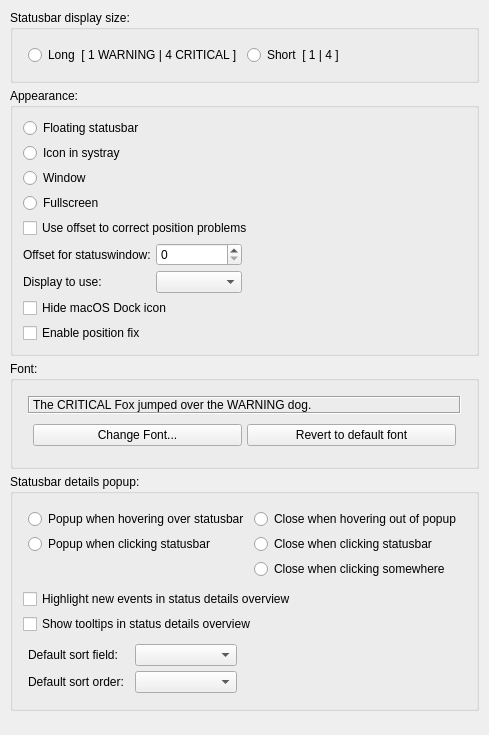
     <widget class="QWidget" name="tab_display">
      <property name="sizePolicy">
       <sizepolicy hsizetype="Minimum" vsizetype="Minimum">
        <horstretch>0</horstretch>
        <verstretch>0</verstretch>
       </sizepolicy>
      </property>
      <attribute name="title">
       <string>Display</string>
      </attribute>
      <layout class="QGridLayout" name="gridLayout_2">
       <property name="leftMargin">
        <number>10</number>
       </property>
       <property name="topMargin">
        <number>10</number>
       </property>
       <property name="rightMargin">
        <number>10</number>
       </property>
       <property name="bottomMargin">
        <number>10</number>
       </property>
       <property name="spacing">
        <number>5</number>
       </property>
       <item row="0" column="0">
        <widget class="QGroupBox" name="groupbox_display_size">
         <property name="sizePolicy">
          <sizepolicy hsizetype="Minimum" vsizetype="Minimum">
           <horstretch>0</horstretch>
           <verstretch>0</verstretch>
          </sizepolicy>
         </property>
         <property name="title">
          <string>Statusbar display size:</string>
         </property>
         <layout class="QHBoxLayout" name="horizontalLayout_5">
          <property name="spacing">
           <number>5</number>
          </property>
          <property name="leftMargin">
           <number>10</number>
          </property>
          <property name="topMargin">
           <number>10</number>
          </property>
          <property name="rightMargin">
           <number>10</number>
          </property>
          <property name="bottomMargin">
           <number>10</number>
          </property>
          <item>
           <layout class="QGridLayout" name="gridLayout_14">
            <property name="leftMargin">
             <number>5</number>
            </property>
            <property name="topMargin">
             <number>5</number>
            </property>
            <property name="rightMargin">
             <number>5</number>
            </property>
            <property name="bottomMargin">
             <number>5</number>
            </property>
            <property name="spacing">
             <number>5</number>
            </property>
            <item row="0" column="1">
             <widget class="QRadioButton" name="input_radiobutton_short_display">
              <property name="text">
               <string>Short  [ 1 | 4 ]</string>
              </property>
             </widget>
            </item>
            <item row="0" column="0">
             <widget class="QRadioButton" name="input_radiobutton_long_display">
              <property name="text">
               <string>Long  [ 1 WARNING | 4 CRITICAL ]</string>
              </property>
             </widget>
            </item>
           </layout>
          </item>
         </layout>
        </widget>
       </item>
       <item row="11" column="0">
        <spacer name="verticalSpacer_4">
         <property name="orientation">
          <enum>Qt::Vertical</enum>
         </property>
         <property name="sizeHint" stdset="0">
          <size>
           <width>0</width>
           <height>0</height>
          </size>
         </property>
        </spacer>
       </item>
       <item row="10" column="0">
        <widget class="QGroupBox" name="groupbox_detailed_summary_popup">
         <property name="sizePolicy">
          <sizepolicy hsizetype="Minimum" vsizetype="Minimum">
           <horstretch>0</horstretch>
           <verstretch>0</verstretch>
          </sizepolicy>
         </property>
         <property name="title">
          <string>Statusbar details popup:</string>
         </property>
         <layout class="QGridLayout" name="gridLayout_3">
          <property name="leftMargin">
           <number>10</number>
          </property>
          <property name="topMargin">
           <number>10</number>
          </property>
          <property name="rightMargin">
           <number>10</number>
          </property>
          <property name="bottomMargin">
           <number>10</number>
          </property>
          <property name="spacing">
           <number>5</number>
          </property>
          <item row="0" column="0" rowspan="2" colspan="2">
           <layout class="QGridLayout" name="gridLayout_13">
            <property name="leftMargin">
             <number>5</number>
            </property>
            <property name="topMargin">
             <number>5</number>
            </property>
            <property name="rightMargin">
             <number>5</number>
            </property>
            <property name="bottomMargin">
             <number>5</number>
            </property>
            <property name="spacing">
             <number>5</number>
            </property>
            <item row="1" column="1">
             <widget class="QRadioButton" name="input_radiobutton_close_details_clicking">
              <property name="text">
               <string>Close when clicking statusbar</string>
              </property>
              <attribute name="buttonGroup">
               <string notr="true">buttongroup_close_statusbar</string>
              </attribute>
             </widget>
            </item>
            <item row="1" column="0">
             <widget class="QRadioButton" name="input_radiobutton_popup_details_clicking">
              <property name="text">
               <string>Popup when clicking statusbar</string>
              </property>
              <attribute name="buttonGroup">
               <string notr="true">buttongroup_popup_statuswindow</string>
              </attribute>
             </widget>
            </item>
            <item row="0" column="0">
             <widget class="QRadioButton" name="input_radiobutton_popup_details_hover">
              <property name="text">
               <string>Popup when hovering over statusbar</string>
              </property>
              <attribute name="buttonGroup">
               <string notr="true">buttongroup_popup_statuswindow</string>
              </attribute>
             </widget>
            </item>
            <item row="0" column="1">
             <widget class="QRadioButton" name="input_radiobutton_close_details_hover">
              <property name="text">
               <string>Close when hovering out of popup</string>
              </property>
              <attribute name="buttonGroup">
               <string notr="true">buttongroup_close_statusbar</string>
              </attribute>
             </widget>
            </item>
            <item row="2" column="1">
             <widget class="QRadioButton" name="input_radiobutton_close_details_clicking_somewhere">
              <property name="text">
               <string>Close when clicking somewhere</string>
              </property>
              <attribute name="buttonGroup">
               <string notr="true">buttongroup_close_statusbar</string>
              </attribute>
             </widget>
            </item>
           </layout>
          </item>
          <item row="6" column="0" colspan="2">
           <widget class="QCheckBox" name="input_checkbox_highlight_new_events">
            <property name="text">
             <string>Highlight new events in status details overview</string>
            </property>
           </widget>
          </item>
          <item row="7" column="0" colspan="2">
           <widget class="QCheckBox" name="input_checkbox_show_tooltips">
            <property name="text">
             <string>Show tooltips in status details overview</string>
            </property>
           </widget>
          </item>
          <item row="8" column="0">
           <layout class="QGridLayout" name="gridLayout_15">
            <property name="leftMargin">
             <number>5</number>
            </property>
            <property name="topMargin">
             <number>5</number>
            </property>
            <property name="rightMargin">
             <number>5</number>
            </property>
            <property name="bottomMargin">
             <number>5</number>
            </property>
            <property name="spacing">
             <number>5</number>
            </property>
            <item row="0" column="1">
             <widget class="QComboBox" name="input_combobox_default_sort_field"/>
            </item>
            <item row="0" column="0">
             <widget class="QLabel" name="label_default_sort_field">
              <property name="text">
               <string>Default sort field:</string>
              </property>
             </widget>
            </item>
            <item row="1" column="0">
             <widget class="QLabel" name="label_default_sort_order">
              <property name="text">
               <string>Default sort order:</string>
              </property>
             </widget>
            </item>
            <item row="1" column="1">
             <widget class="QComboBox" name="input_combobox_default_sort_order"/>
            </item>
           </layout>
          </item>
         </layout>
        </widget>
       </item>
       <item row="4" column="0">
        <widget class="QGroupBox" name="groupbox_font">
         <property name="sizePolicy">
          <sizepolicy hsizetype="Minimum" vsizetype="Minimum">
           <horstretch>0</horstretch>
           <verstretch>0</verstretch>
          </sizepolicy>
         </property>
         <property name="title">
          <string>Font:</string>
         </property>
         <layout class="QVBoxLayout" name="verticalLayout_3">
          <property name="spacing">
           <number>5</number>
          </property>
          <property name="leftMargin">
           <number>10</number>
          </property>
          <property name="topMargin">
           <number>10</number>
          </property>
          <property name="rightMargin">
           <number>10</number>
          </property>
          <property name="bottomMargin">
           <number>10</number>
          </property>
          <item>
           <layout class="QVBoxLayout" name="verticalLayout_13">
            <property name="spacing">
             <number>5</number>
            </property>
            <property name="leftMargin">
             <number>5</number>
            </property>
            <property name="topMargin">
             <number>5</number>
            </property>
            <property name="rightMargin">
             <number>5</number>
            </property>
            <property name="bottomMargin">
             <number>5</number>
            </property>
            <item>
             <widget class="QLabel" name="label_font">
              <property name="frameShape">
               <enum>QFrame::Box</enum>
              </property>
              <property name="frameShadow">
               <enum>QFrame::Sunken</enum>
              </property>
              <property name="text">
               <string>The CRITICAL Fox jumped over the WARNING dog.</string>
              </property>
              <property name="wordWrap">
               <bool>true</bool>
              </property>
             </widget>
            </item>
            <item>
             <layout class="QHBoxLayout" name="horizontalLayout_6">
              <property name="leftMargin">
               <number>5</number>
              </property>
              <property name="topMargin">
               <number>5</number>
              </property>
              <property name="rightMargin">
               <number>5</number>
              </property>
              <property name="bottomMargin">
               <number>5</number>
              </property>
              <item>
               <widget class="QPushButton" name="button_fontchooser">
                <property name="text">
                 <string>Change Font...</string>
                </property>
               </widget>
              </item>
              <item>
               <widget class="QPushButton" name="button_default_font">
                <property name="text">
                 <string>Revert to default font</string>
                </property>
               </widget>
              </item>
             </layout>
            </item>
           </layout>
          </item>
         </layout>
        </widget>
       </item>
       <item row="2" column="0">
        <widget class="QGroupBox" name="groupbox_appearance">
         <property name="sizePolicy">
          <sizepolicy hsizetype="Minimum" vsizetype="Minimum">
           <horstretch>0</horstretch>
           <verstretch>0</verstretch>
          </sizepolicy>
         </property>
         <property name="title">
          <string>Appearance:</string>
         </property>
         <layout class="QGridLayout" name="gridLayout_17">
          <property name="leftMargin">
           <number>10</number>
          </property>
          <property name="topMargin">
           <number>10</number>
          </property>
          <property name="rightMargin">
           <number>10</number>
          </property>
          <property name="bottomMargin">
           <number>10</number>
          </property>
          <property name="spacing">
           <number>5</number>
          </property>
          <item row="15" column="0">
           <widget class="QCheckBox" name="input_checkbox_enable_position_fix">
            <property name="text">
             <string>Enable position fix</string>
            </property>
           </widget>
          </item>
          <item row="6" column="0">
           <widget class="QRadioButton" name="input_radiobutton_fullscreen">
            <property name="text">
             <string>Fullscreen</string>
            </property>
           </widget>
          </item>
          <item row="0" column="0">
           <widget class="QRadioButton" name="input_radiobutton_statusbar_floating">
            <property name="text">
             <string>Floating statusbar</string>
            </property>
           </widget>
          </item>
          <item row="1" column="0">
           <widget class="QRadioButton" name="input_radiobutton_icon_in_systray">
            <property name="text">
             <string>Icon in systray</string>
            </property>
           </widget>
          </item>
          <item row="5" column="0">
           <widget class="QRadioButton" name="input_radiobutton_windowed">
            <property name="text">
             <string>Window</string>
            </property>
           </widget>
          </item>
          <item row="13" column="0">
           <layout class="QGridLayout" name="gridLayout_20">
            <item row="1" column="0">
             <widget class="QLabel" name="label_fullscreen_display">
              <property name="text">
               <string>Display to use:</string>
              </property>
             </widget>
            </item>
            <item row="0" column="0">
             <widget class="QLabel" name="label_offset_statuswindow">
              <property name="text">
               <string>Offset for statuswindow:</string>
              </property>
             </widget>
            </item>
            <item row="0" column="1">
             <widget class="QSpinBox" name="input_spinbox_systray_offset"/>
            </item>
            <item row="1" column="1">
             <widget class="QComboBox" name="input_combobox_fullscreen_display"/>
            </item>
           </layout>
          </item>
          <item row="14" column="0">
           <widget class="QCheckBox" name="input_checkbox_hide_macos_dock_icon">
            <property name="text">
             <string>Hide macOS Dock icon</string>
            </property>
           </widget>
          </item>
          <item row="8" column="0" colspan="2">
           <widget class="QCheckBox" name="input_checkbox_systray_offset_use">
            <property name="text">
             <string>Use offset to correct position problems</string>
            </property>
           </widget>
          </item>
         </layout>
        </widget>
       </item>
      </layout>
     </widget>
